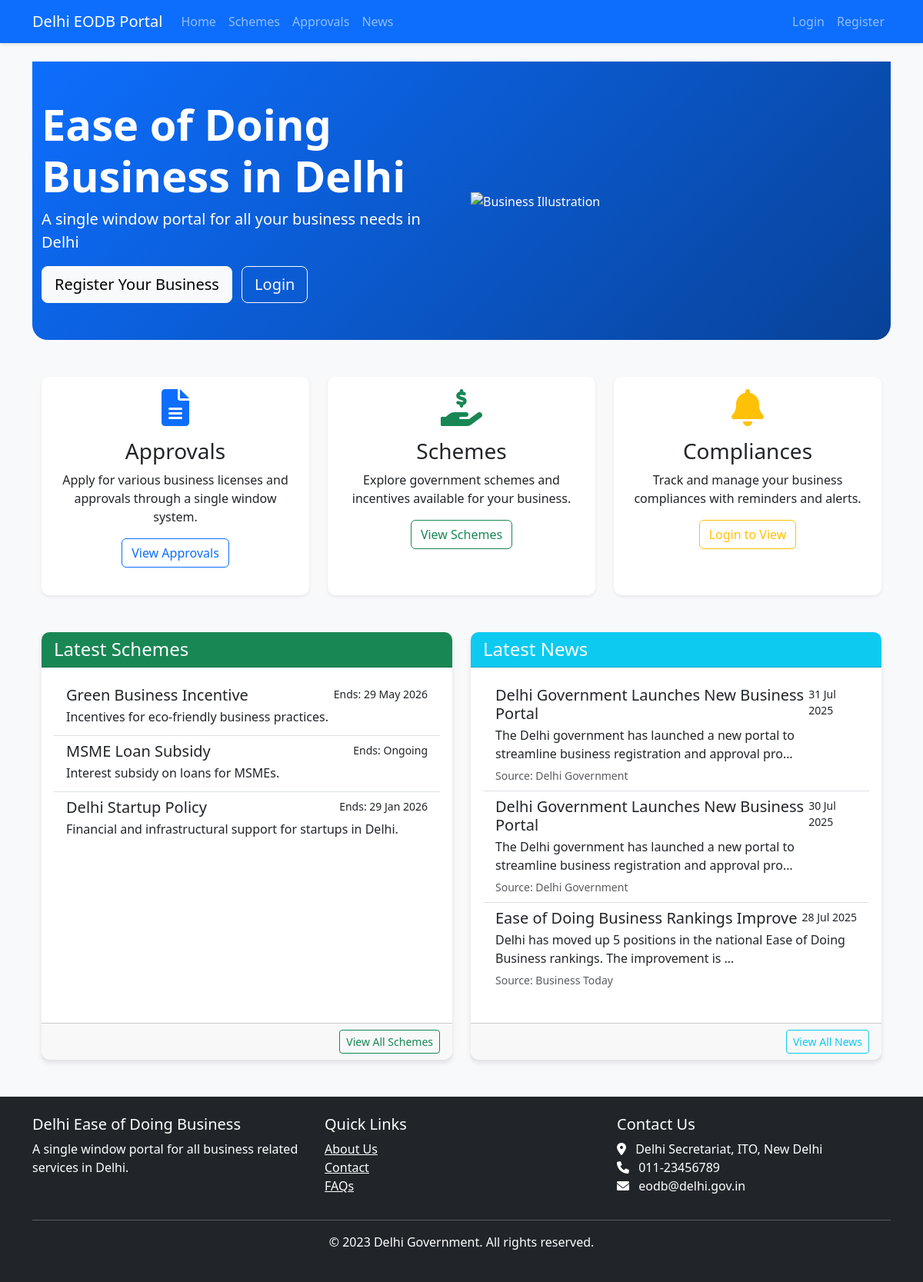
The page / on the database its author committed.
### business_portal/models.py (models this page shows, shortened)
class GovernmentScheme(models.Model):
    name = models.CharField(max_length=255)
    description = models.TextField()
    eligibility = models.TextField()
    benefits = models.TextField()
    application_process = models.TextField()
    website_link = models.URLField()
    start_date = models.DateField()
    end_date = models.DateField(null=True, blank=True)
    is_active = models.BooleanField(default=True)
    created_at = models.DateTimeField(auto_now_add=True)

class NewsArticle(models.Model):
    title = models.CharField(max_length=255)
    content = models.TextField()
    publish_date = models.DateField()
    is_active = models.BooleanField(default=True)
    image = models.ImageField(upload_to='news_images/', null=True, blank=True)
    source = models.CharField(max_length=255)
    source_url = models.URLField(null=True, blank=True)
    created_at = models.DateTimeField(auto_now_add=True)

### business_portal/views.py (the view)
# urls.py: path('', views.home, name='home'),
def home(request):
    schemes = GovernmentScheme.objects.filter(is_active=True).order_by('-created_at')[:3]
    news = NewsArticle.objects.filter(is_active=True).order_by('-publish_date')[:3]
    return render(request, 'business_portal/home.html', {
        'schemes': schemes,
        'news': news
    })

### business_portal/templates/business_portal/home.html
{% extends "business_portal/base.html" %}
{% load static %}
{% block content %}
<div class="hero-section bg-primary text-white py-5 mb-5">
    <div class="container">
        <div class="row align-items-center">
            <div class="col-md-6">
                <h1 class="display-4 fw-bold">Ease of Doing Business in Delhi</h1>
                <p class="lead">A single window portal for all your business needs in Delhi</p>
                {% if not user.is_authenticated %}
                    <a href="{% url 'register' %}" class="btn btn-light btn-lg me-2">Register Your Business</a>
                    <a href="{% url 'login' %}" class="btn btn-outline-light btn-lg">Login</a>
                {% endif %}
            </div>
            <div class="col-md-6">
                <img src="{% static 'images/business-hero.png' %}" alt="Business Illustration" class="img-fluid">
            </div>
        </div>
    </div>
</div>
<div class="container">
    <div class="row mb-5">
        <div class="col-md-4">
            <div class="card h-100 border-0 shadow-sm">
                <div class="card-body text-center">
                    <i class="fas fa-file-alt fa-3x text-primary mb-3"></i>
                    <h3>Approvals</h3>
                    <p>Apply for various business licenses and approvals through a single window system.</p>
                    <a href="{% url 'approval_types' %}" class="btn btn-outline-primary">View Approvals</a>
                </div>
            </div>
        </div>
        <div class="col-md-4">
            <div class="card h-100 border-0 shadow-sm">
                <div class="card-body text-center">
                    <i class="fas fa-hand-holding-usd fa-3x text-success mb-3"></i>
                    <h3>Schemes</h3>
                    <p>Explore government schemes and incentives available for your business.</p>
                    <a href="{% url 'government_schemes' %}" class="btn btn-outline-success">View Schemes</a>
                </div>
            </div>
        </div>
        <div class="col-md-4">
            <div class="card h-100 border-0 shadow-sm">
                <div class="card-body text-center">
                    <i class="fas fa-bell fa-3x text-warning mb-3"></i>
                    <h3>Compliances</h3>
                    <p>Track and manage your business compliances with reminders and alerts.</p>
                    {% if user.is_authenticated %}
                        <a href="{% url 'compliances' %}" class="btn btn-outline-warning">View Compliances</a>
                    {% else %}
                        <a href="{% url 'login' %}" class="btn btn-outline-warning">Login to View</a>
                    {% endif %}
                </div>
            </div>
        </div>
    </div>
    <div class="row">
        <div class="col-md-6 mb-4">
            <div class="card h-100">
                <div class="card-header bg-success text-white">
                    <h4 class="mb-0">Latest Schemes</h4>
                </div>
                <div class="card-body">
                    {% if schemes %}
                        <div class="list-group">
                            {% for scheme in schemes %}
                                <a href="{% url 'scheme_details' scheme.id %}" class="list-group-item list-group-item-action">
                                    <div class="d-flex w-100 justify-content-between">
                                        <h5 class="mb-1">{{ scheme.name }}</h5>
                                        <small>Ends: {{ scheme.end_date|date:"d M Y"|default:"Ongoing" }}</small>
                                    </div>
                                    <p class="mb-1">{{ scheme.description|truncatechars:100 }}</p>
                                </a>
                            {% endfor %}
                        </div>
                    {% else %}
                        <p class="text-muted">No active schemes currently.</p>
                    {% endif %}
                </div>
                <div class="card-footer text-end">
                    <a href="{% url 'government_schemes' %}" class="btn btn-sm btn-outline-success">View All Schemes</a>
                </div>
            </div>
        </div>
        <div class="col-md-6 mb-4">
            <div class="card h-100">
                <div class="card-header bg-info text-white">
                    <h4 class="mb-0">Latest News</h4>
                </div>
                <div class="card-body">
                    {% if news %}
                        <div class="list-group">
                            {% for item in news %}
                                <a href="{% url 'news_detail' item.id %}" class="list-group-item list-group-item-action">
                                    <div class="d-flex w-100 justify-content-between">
                                        <h5 class="mb-1">{{ item.title }}</h5>
                                        <small>{{ item.publish_date|date:"d M Y" }}</small>
                                    </div>
                                    <p class="mb-1">{{ item.content|truncatechars:100 }}</p>
                                    <small class="text-muted">Source: {{ item.source }}</small>
                                </a>
                            {% endfor %}
                        </div>
                    {% else %}
                        <p class="text-muted">No news articles currently.</p>
                    {% endif %}
                </div>
                <div class="card-footer text-end">
                    <a href="{% url 'news' %}" class="btn btn-sm btn-outline-info">View All News</a>
                </div>
            </div>
        </div>
    </div>
</div>
{% endblock %}

### business_portal/static/css/style.css (style rules this page uses)
body { background-color: #f8f9fa; font-family: 'Segoe UI', Tahoma, Geneva, Verdana, sans-serif; }
.hero-section { background: linear-gradient(135deg, #0d6efd 0%, #084298 100%); border-radius: 0 0 20px 20px; }
.card { border: none; border-radius: 10px; box-shadow: 0 4px 6px rgba(0,0,0,.1); transition: transform 0.3s ease; margin-bottom: 20px; }
.card-header { border-radius: 10px 10px 0 0 !important; }
.list-group-item { border-left: none; border-right: none; }
.list-group-item:first-child { border-top: none; }
.list-group-item:last-child { border-bottom: none; }

### rows shown on the page
GovernmentScheme: name "Green Business Incentive", end_date "29 May 2026", description "Incentives for eco-friendly business practices."
GovernmentScheme: name "MSME Loan Subsidy", end_date "Ongoing", description "Interest subsidy on loans for MSMEs."
GovernmentScheme: name "Delhi Startup Policy", end_date "29 Jan 2026", description "Financial and infrastructural support for startups in Delhi."
NewsArticle: title "Delhi Government Launches New Business Portal", publish_date "31 Jul 2025", content "The Delhi government has launched a new portal to streamline business registration and approval pro…", source "Delhi Government"
NewsArticle: title "Delhi Government Launches New Business Portal", publish_date "30 Jul 2025", content "The Delhi government has launched a new portal to streamline business registration and approval pro…", source "Delhi Government"
NewsArticle: title "Ease of Doing Business Rankings Improve", publish_date "28 Jul 2025", content "Delhi has moved up 5 positions in the national Ease of Doing Business rankings. The improvement is …", source "Business Today"
